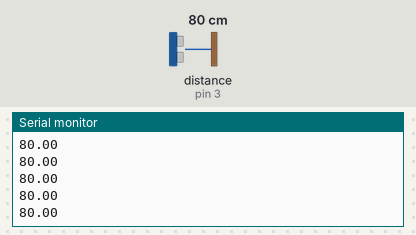
Recording of a sketch running on a simulated Arduino Uno, built with avr-gcc and run on an emulated ATmega328P. Parts: the last lines printed to the serial monitor. Inputs (shaded band) come from the test bench; at power-on: distance to the obstacle (sensor on pin 3) 80 cm. The echo pulse lasts 58.3 µs per cm.

Above: at 1.2 s.
1.3 s: distance to the obstacle (sensor on pin 3) set to 2 cm
At 1.37 s:
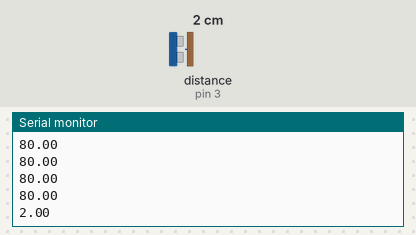
2.8 s: distance to the obstacle (sensor on pin 3) set to 4 cm
At 2.89 s:
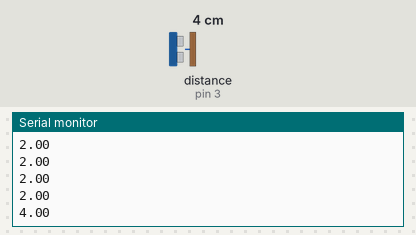
Timing chart, 0 to 5.8 s (numbered marks = the images above; inputs shaded):
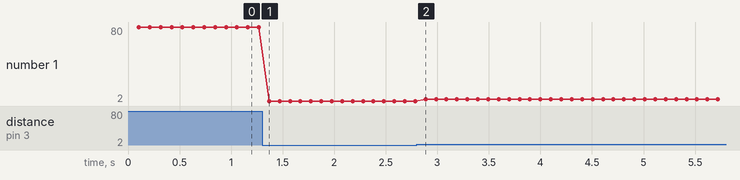

Measured:
- after the input at 1.3 s, the serial monitor: prints a new line after 0.07 s (image 1)
- after the input at 2.8 s, the serial monitor: prints a new line after 0.09 s (image 2)
- plotted number 1: 80 → 2 after the input at 1.3 s, 2 → 4 after the input at 2.8 s

The sketch:

sensors_hcsr04.ino
```cpp
// Libraries
#include <Ultrasonic.h>

// Sensor pins
#define SR04_TRIGGER_PIN 4
#define SR04_ECHO_PIN 3

// Sensor definitions
Ultrasonic ultrasonic(SR04_TRIGGER_PIN, SR04_ECHO_PIN);

void setup() {
  // Set up serial communication
  Serial.begin(9600);

  // Legend
  Serial.println("distance(cm) ");

}

void loop() {

  delay(100); // Take a reading every 0.1 seconds

  // HC-SR04
  float distance = ultrasonic.read();
  Serial.println(distance);

}
```
